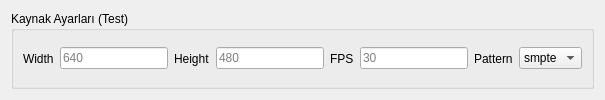
                       <widget class="QWidget" name="page_11">
                        <layout class="QVBoxLayout" name="verticalLayout_7">
                         <item>
                          <widget class="QGroupBox" name="groupBox_10">
                           <property name="title">
                            <string>Kaynak Ayarları (Test)</string>
                           </property>
                           <layout class="QHBoxLayout" name="horizontalLayout_16">
                            <item>
                             <widget class="QLabel" name="label_26">
                              <property name="text">
                               <string>Width</string>
                              </property>
                             </widget>
                            </item>
                            <item>
                             <widget class="QLineEdit" name="lineEdit_20">
                              <property name="placeholderText">
                               <string>640</string>
                              </property>
                             </widget>
                            </item>
                            <item>
                             <widget class="QLabel" name="label_27">
                              <property name="text">
                               <string>Height</string>
                              </property>
                             </widget>
                            </item>
                            <item>
                             <widget class="QLineEdit" name="lineEdit_21">
                              <property name="placeholderText">
                               <string>480</string>
                              </property>
                             </widget>
                            </item>
                            <item>
                             <widget class="QLabel" name="label_28">
                              <property name="text">
                               <string>FPS</string>
                              </property>
                             </widget>
                            </item>
                            <item>
                             <widget class="QLineEdit" name="lineEdit_22">
                              <property name="placeholderText">
                               <string>30</string>
                              </property>
                             </widget>
                            </item>
                            <item>
                             <widget class="QLabel" name="label_29">
                              <property name="text">
                               <string>Pattern</string>
                              </property>
                             </widget>
                            </item>
                            <item>
                             <widget class="QComboBox" name="comboBox_5">
                              <item>
                               <property name="text">
                                <string>smpte</string>
                               </property>
                              </item>
                              <item>
                               <property name="text">
                                <string>ball</string>
                               </property>
                              </item>
                             </widget>
                            </item>
                           </layout>
                          </widget>
                         </item>
                        </layout>
                       </widget>
